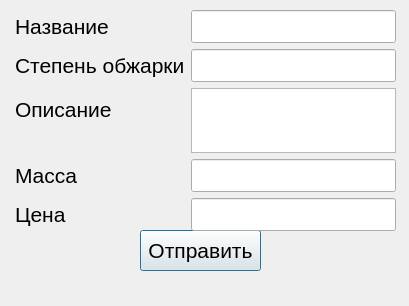
<?xml version="1.0" encoding="UTF-8"?>
<ui version="4.0">
 <class>Dialog</class>
 <widget class="QDialog" name="Dialog">
  <property name="geometry">
   <rect>
    <x>0</x>
    <y>0</y>
    <width>409</width>
    <height>306</height>
   </rect>
  </property>
  <property name="windowTitle">
   <string>Dialog</string>
  </property>
  <widget class="QPushButton" name="pushButton">
   <property name="geometry">
    <rect>
     <x>140</x>
     <y>230</y>
     <width>121</width>
     <height>41</height>
    </rect>
   </property>
   <property name="font">
    <font>
     <pointsize>16</pointsize>
    </font>
   </property>
   <property name="text">
    <string>Отправить</string>
   </property>
  </widget>
  <widget class="QWidget" name="formLayoutWidget">
   <property name="geometry">
    <rect>
     <x>15</x>
     <y>10</y>
     <width>381</width>
     <height>221</height>
    </rect>
   </property>
   <property name="font">
    <font>
     <pointsize>16</pointsize>
    </font>
   </property>
   <layout class="QFormLayout" name="formLayout">
    <item row="0" column="1">
     <widget class="QLineEdit" name="lineEdit">
      <property name="font">
       <font>
        <pointsize>16</pointsize>
       </font>
      </property>
     </widget>
    </item>
    <item row="0" column="0">
     <widget class="QLabel" name="label">
      <property name="font">
       <font>
        <pointsize>16</pointsize>
       </font>
      </property>
      <property name="text">
       <string>Название</string>
      </property>
     </widget>
    </item>
    <item row="1" column="0">
     <widget class="QLabel" name="label_2">
      <property name="font">
       <font>
        <pointsize>16</pointsize>
       </font>
      </property>
      <property name="text">
       <string>Степень обжарки</string>
      </property>
     </widget>
    </item>
    <item row="2" column="0">
     <widget class="QLabel" name="label_3">
      <property name="font">
       <font>
        <pointsize>16</pointsize>
       </font>
      </property>
      <property name="text">
       <string>Описание</string>
      </property>
     </widget>
    </item>
    <item row="1" column="1">
     <widget class="QLineEdit" name="lineEdit_2">
      <property name="font">
       <font>
        <pointsize>16</pointsize>
       </font>
      </property>
     </widget>
    </item>
    <item row="2" column="1">
     <widget class="QTextEdit" name="textEdit">
      <property name="font">
       <font>
        <pointsize>16</pointsize>
       </font>
      </property>
     </widget>
    </item>
    <item row="3" column="0">
     <widget class="QLabel" name="label_4">
      <property name="font">
       <font>
        <pointsize>16</pointsize>
       </font>
      </property>
      <property name="text">
       <string>Масса</string>
      </property>
     </widget>
    </item>
    <item row="4" column="0">
     <widget class="QLabel" name="label_5">
      <property name="font">
       <font>
        <pointsize>16</pointsize>
       </font>
      </property>
      <property name="text">
       <string>Цена</string>
      </property>
     </widget>
    </item>
    <item row="3" column="1">
     <widget class="QLineEdit" name="lineEdit_3">
      <property name="font">
       <font>
        <pointsize>16</pointsize>
       </font>
      </property>
     </widget>
    </item>
    <item row="4" column="1">
     <widget class="QLineEdit" name="lineEdit_4">
      <property name="font">
       <font>
        <pointsize>16</pointsize>
       </font>
      </property>
     </widget>
    </item>
   </layout>
  </widget>
 </widget>
 <resources/>
 <connections/>
</ui>
